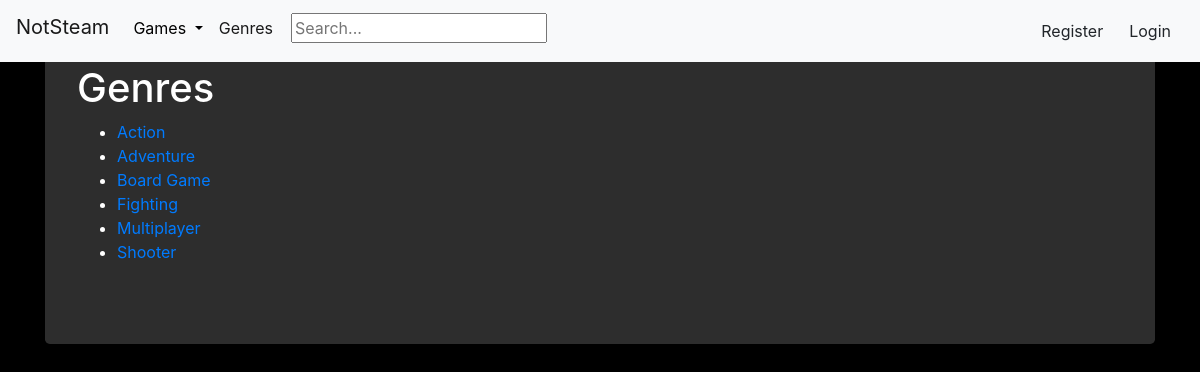
The page /genres/ on the database its author committed.
### viewer/models.py (models this page shows, shortened)
class Genre(Model):
    name = CharField(max_length=100, null=False, blank=False, unique=True)
    description = TextField(null=True, blank=True)
    class Meta:
        ordering = ['name']
    def __str__(self):
        return self.name

### viewer/views.py (the view)
# urls.py: path('genres/', GenresListView.as_view(), name="genres"),
class GenresListView(ListView):
    template_name = 'genres.html'
    model = Genre
    context_object_name = 'genres'

### viewer/templates/genres.html (shortened to what this page needs)
{% extends "base.html" %}
{% block content %}
    <h1>Genres</h1>
    <ul>
        {% for genre in genres %}
            <li>
                <a href="{% url 'genre' genre.id %}">{{ genre }}</a>
            </li>
        {% endfor %}
    </ul>
{% endblock %}

### rows shown on the page
Genre: name "Action"
Genre: name "Adventure"
Genre: name "Board Game"
Genre: name "Fighting"
Genre: name "Multiplayer"
Genre: name "Shooter"
